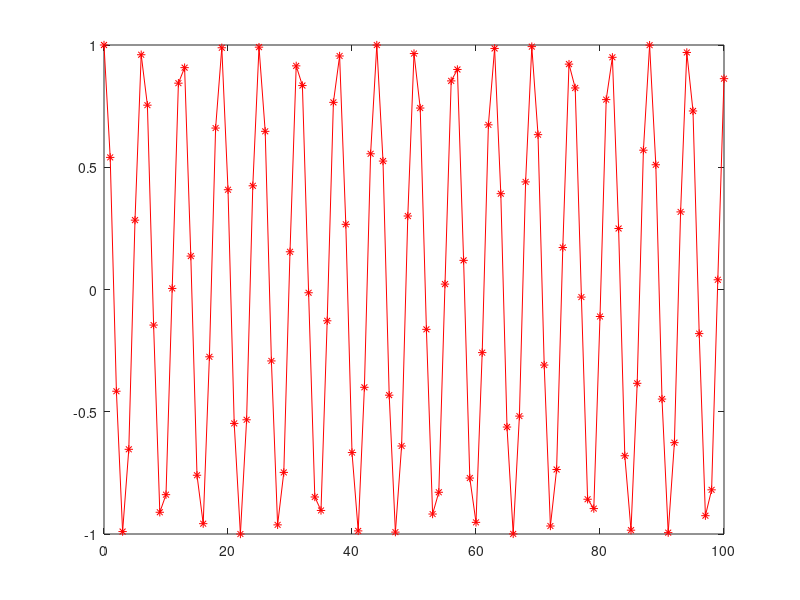

Write MATLAB code to recreate this figure. (Note: this script raises an error after producing the figure.)
% Frudden, Kai
% ME 303 section 1101
% Lab 1

%% Problem 1
clc,clear

y=importdata('Lab1_P1_y_data.txt');
z=importdata('Lab1_P1_z_data.txt');
x=[0:1:100];

plot(x,y,'-*r')
hold on
plot(x,z,'-OB')
xlabel('X-axis')
ylabel('Y&Z-axis')
legend('Y-Data','Z-Data')


%% Problem 2
clc, clear

a=[1 4 5 8 6];
b=[3 9 7 1 2];

c1=a + b;

if size(a)==size(b)
for i=1:size(a,1)
    for j=1:size(a,2)
        c(i,j)=a(i,j)+b(i,j);
    end
end
fprintf('The sum of matrix a and b:')
c
fprintf('\ncheck the answer using simple addition:')
c1
else
    disp('Error: Matrix dimensions dont match')
end


%% Problem 3
clc,clear


A=[1,2,1;4,8,4;6,3,1];
B=[4,2,1;11,5,1;5,4,15];

%% Problem 3a
disp('Problem 3a: Addition using loops')
if size(A)==size(B)
for i= 1:size(A,1)
    for j=1:size(A,2)
        C(i,j)=A(i,j)-B(i,j);
    end
end
disp('Matrix A minus matrix B')
C
%disp('Check')
C1=A-B;
else
    disp('Error: Matrix dimensions do not match')
end

%% Problem 3b
disp('Problem 3b: Multiplication and Elementwise Multiplication')
D=A*B
fprintf('(A*B) multiplies the matrices using matrix multipication\n')
D2=A.*B
fprintf('Whereas (A.*B) multiplies each element of the B matrix by each element of the A matrix\n')

%% Problem 3c
disp('Problem 3c: Power & Elementwise Power')
E=B^2
fprintf('(B^2) Computes the matrix to the power of 2\n')
E2=B.^2
fprintf('whereas (B.^2) returns the element-wise power and every element of the matrix is squared')

%% Problem 3d
disp('Problem 3c: Transposing')
A_trans=A'
b_trans=B'

%% Problem 3e
disp('Problem 3e: The determinant of matrix A & B ')

A2=det(A)
B2=det(B)

%% Problem 3f
disp('Problem 3f: Inverse Matrix')

A
A_inv=A^-1
fprintf('This error is a result of the matrix determinte being zero making it singular and therefor not having an inverse\n')

B
B_inv=B^-1

%% Problem 3g
disp('Problem 3g: Cross Product')
cross(A,B)

%% Problem 3h
disp('Problem 3h: Sum with the inverse')
H=B_inv*B
disp('The sum of a matrix and its inverse will return an identiy matrix')

